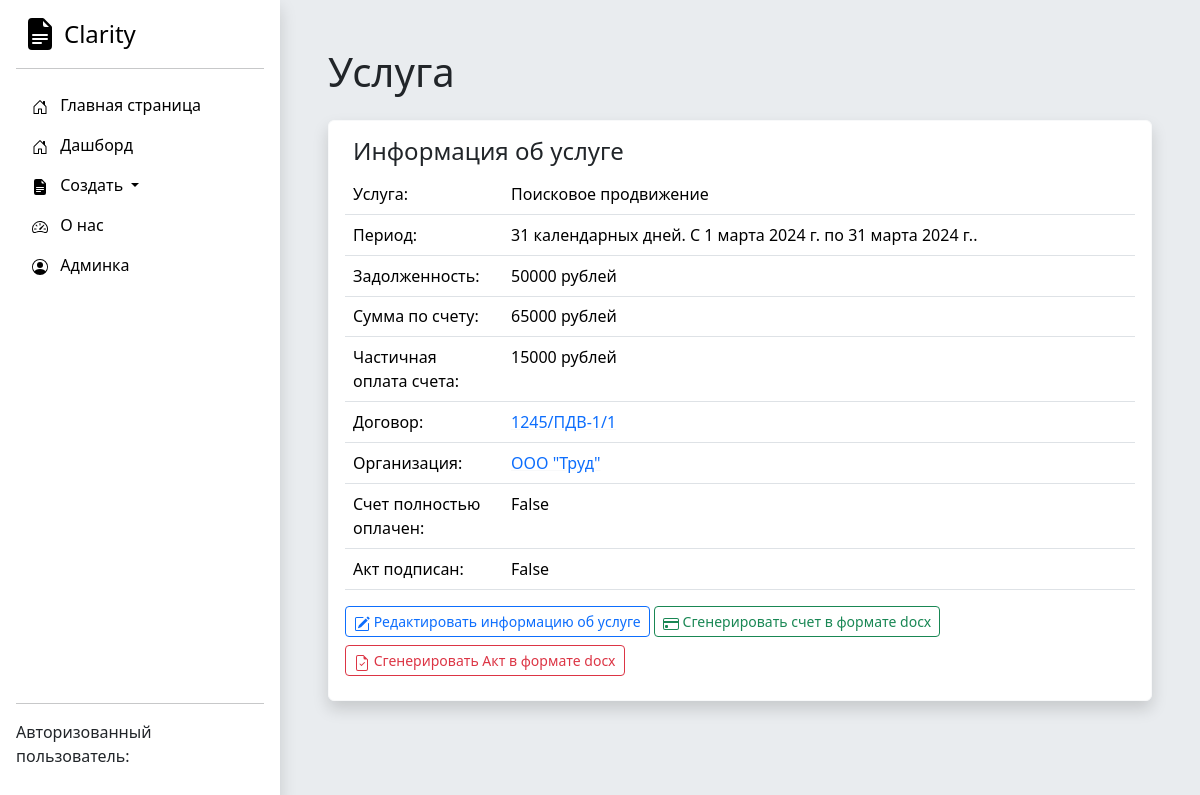
The app's page /service/4/ with its own data.
### Accounting/models.py (models this page shows, shortened)
class Service(models.Model):
    service_name = models.CharField('Название оказываемой услуги для счета и Акта', max_length=250)
    date_start = models.DateField('Дата начала оказания услуги')
    date_end = models.DateField('Дата окончания оказания услуги')
    price = models.IntegerField('Оплата за услугу')
    payment_made = models.IntegerField('Сумма частичной оплаты счета', db_default=0)
    dogovor = models.ForeignKey(Dogovor, on_delete=models.CASCADE)
    full_payment = models.BooleanField('Счет полностью оплачен')
    act_approved = models.BooleanField("Акт подписан")
    class Meta:
        verbose_name = "Услуга (локализованный этап)"
        verbose_name_plural = "Услуги (локализованные этапы)"

class Dogovor(models.Model):
    nomer_dogovora = models.CharField('Номер договора', max_length=250)
    date_of_signing = models.DateField('Дата начала действия договора')
    web_site = models.CharField('Веб сайт', max_length=250)
    contract_completed = models.BooleanField('Активный договор')
    basic_price = models.IntegerField('Цена догвора')
    service_type = models.ForeignKey(Service_type, on_delete=models.DO_NOTHING)
    organization = models.ForeignKey(Organization, on_delete=models.CASCADE)
    class Meta:
        verbose_name = "Договор"
        verbose_name_plural = "Договоры"

class Organization(models.Model):
    full_name = models.CharField('Полное наименование', max_length=250)
    short_name = models.CharField('Краткое наименование', max_length=250)
    inn = models.IntegerField('ИНН')
    kpp = models.IntegerField('КПП')
    ur_adres = models.TextField('Юридический адрес')
    management_full_name = models.CharField('Управляющее лицо', max_length=250)
    management_post = models.CharField('Должность управляющего лица', max_length=250)
    def __str__(self):
        return self.short_name
    class Meta:
        verbose_name = "Юридическое лицо"
        verbose_name_plural = "Юридические лица"

### Accounting/views.py (the view)
# urls.py: path('service/<int:pk>/', views.service_detail, name='service-detail'),
def service_detail(request, pk):
    service_list = Service.objects.get(id=pk)
    service_list.period = (service_list.date_end - service_list.date_start).days + 1
    service_list.debt = service_list.price - service_list.payment_made
    return render(request, 'Accounting/service-detail.html', {'service_list': service_list})

### DAM/templates/Accounting/service-detail.html (shortened to what this page needs)
{% extends 'Accounting/base.html' %}
{% block content %}<h1 class="mb-4">Услуга</h1>
<div class="card border-light shadow p-3 bg-body rounded">
    <h4 class="ms-2">Информация об услуге</h4>
        <table class="table table-hover ">
<tbody>
    <tr>
      <td width="20%" >Услуга:</td>
      <td>{{ service_list.service_name }}</td>
    </tr>
    <tr>
      <td width="20%" >Период:</td>
      <td>{{ service_list.period }} календарных дней. С {{ service_list.date_start }} по {{ service_list.date_end }}.</td>
    </tr>
    <tr>
      <td width="20%" >Задолженность:</td>
      <td>{{ service_list.debt }} рублей</td>
    </tr>
    <tr>
    <tr>
      <td width="20%" >Сумма по счету:</td>
      <td>{{ service_list.price }} рублей </td>
    </tr>
    <tr>
      <td width="20%" >Частичная оплата счета:</td>
      <td>{{ service_list.payment_made }} рублей</td>
    </tr>
    <tr>
      <td width="20%" >Договор:</td>
      <td><a class="link-underline-light" href="/dogovor/{{ service_list.dogovor.id }}">{{ service_list.dogovor.nomer_dogovora }}</a>
    </td>
    </tr>
    <tr>
      <td width="20%" >Организация:</td>
      <td><a class="link-underline-light" href="/organization/{{ service_list.dogovor.organization.id }}">{{ service_list.dogovor.organization }}</a></td>
    </tr>
    <tr>
      <td width="20%" >Счет полностью оплачен:</td>
      <td>{{ service_list.full_payment }}</td>
    </tr>
    <tr>
      <td width="20%" >Акт подписан:</td>
      <td>{{ service_list.act_approved }}</td>
    </tr>
</tbody>
</table>
<div class="d-grid gap-2 d-md-block">
  <a class="btn btn-outline-primary btn-sm mb-2" role="button" href="{% url 'service-edit' service_list.pk %}">
      Редактировать информацию об услуге
  </a>
  <a class="btn btn-outline-success btn-sm mb-2" role="button" href="{% url 'service-generate-bill' service_list.pk %}">
      Сгенерировать счет в формате docx
  </a>
  <a class="btn btn-outline-danger btn-sm mb-2" role="button" href="{% url 'service-generate-act' service_list.pk %}">
      Сгенерировать Акт в формате docx
  </a>
</div>
</div>
{% endblock %}

### records on screen
Service: service_name "Поисковое продвижение", period "31", date_start "1 марта 2024 г.", date_end "31 марта 2024 г.", debt "50000", price "65000", payment_made "15000", dogovor.nomer_dogovora "1245/ПДВ-1/1", dogovor.organization "ООО \"Труд\"", full_payment "False", act_approved "False"
